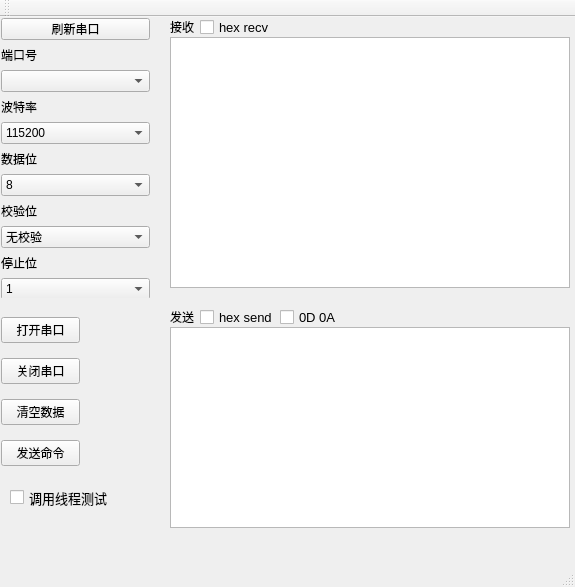
<?xml version="1.0" encoding="UTF-8"?>
<ui version="4.0">
 <class>SerialPort_module0729Class</class>
 <widget class="QMainWindow" name="SerialPort_module0729Class">
  <property name="geometry">
   <rect>
    <x>0</x>
    <y>0</y>
    <width>575</width>
    <height>587</height>
   </rect>
  </property>
  <property name="windowTitle">
   <string>SerialPort_module0729</string>
  </property>
  <widget class="QWidget" name="centralWidget">
   <widget class="QWidget" name="layoutWidget">
    <property name="geometry">
     <rect>
      <x>0</x>
      <y>0</y>
      <width>151</width>
      <height>281</height>
     </rect>
    </property>
    <layout class="QVBoxLayout" name="verticalLayout" stretch="0,1,1,1,1,1,1,1,1,1,1">
     <property name="leftMargin">
      <number>1</number>
     </property>
     <property name="topMargin">
      <number>1</number>
     </property>
     <property name="rightMargin">
      <number>1</number>
     </property>
     <property name="bottomMargin">
      <number>1</number>
     </property>
     <item>
      <widget class="QPushButton" name="refreshbtn">
       <property name="text">
        <string>刷新串口</string>
       </property>
      </widget>
     </item>
     <item>
      <widget class="QLabel" name="label_7">
       <property name="maximumSize">
        <size>
         <width>50</width>
         <height>20</height>
        </size>
       </property>
       <property name="text">
        <string>端口号</string>
       </property>
      </widget>
     </item>
     <item>
      <widget class="QComboBox" name="com"/>
     </item>
     <item>
      <widget class="QLabel" name="label_8">
       <property name="maximumSize">
        <size>
         <width>50</width>
         <height>20</height>
        </size>
       </property>
       <property name="text">
        <string>波特率</string>
       </property>
      </widget>
     </item>
     <item>
      <widget class="QComboBox" name="baudrate">
       <property name="editable">
        <bool>false</bool>
       </property>
       <property name="currentText">
        <string>115200</string>
       </property>
       <property name="currentIndex">
        <number>0</number>
       </property>
       <item>
        <property name="text">
         <string>115200</string>
        </property>
       </item>
       <item>
        <property name="text">
         <string>912600</string>
        </property>
       </item>
       <item>
        <property name="text">
         <string>57600</string>
        </property>
       </item>
       <item>
        <property name="text">
         <string>19200</string>
        </property>
       </item>
       <item>
        <property name="text">
         <string>9600</string>
        </property>
       </item>
       <item>
        <property name="text">
         <string>4800</string>
        </property>
       </item>
       <item>
        <property name="text">
         <string>2400</string>
        </property>
       </item>
      </widget>
     </item>
     <item>
      <widget class="QLabel" name="label_4">
       <property name="maximumSize">
        <size>
         <width>50</width>
         <height>20</height>
        </size>
       </property>
       <property name="text">
        <string>数据位</string>
       </property>
      </widget>
     </item>
     <item>
      <widget class="QComboBox" name="databit">
       <item>
        <property name="text">
         <string>8</string>
        </property>
       </item>
      </widget>
     </item>
     <item>
      <widget class="QLabel" name="label_6">
       <property name="maximumSize">
        <size>
         <width>50</width>
         <height>20</height>
        </size>
       </property>
       <property name="text">
        <string>校验位</string>
       </property>
      </widget>
     </item>
     <item>
      <widget class="QComboBox" name="checkbit">
       <item>
        <property name="text">
         <string>无校验</string>
        </property>
       </item>
       <item>
        <property name="text">
         <string>奇校验</string>
        </property>
       </item>
       <item>
        <property name="text">
         <string>偶校验</string>
        </property>
       </item>
      </widget>
     </item>
     <item>
      <widget class="QLabel" name="label_5">
       <property name="maximumSize">
        <size>
         <width>50</width>
         <height>20</height>
        </size>
       </property>
       <property name="text">
        <string>停止位</string>
       </property>
      </widget>
     </item>
     <item>
      <widget class="QComboBox" name="stopbit">
       <property name="currentText">
        <string>1</string>
       </property>
       <property name="currentIndex">
        <number>0</number>
       </property>
       <property name="maxVisibleItems">
        <number>10</number>
       </property>
       <item>
        <property name="text">
         <string>1</string>
        </property>
       </item>
       <item>
        <property name="text">
         <string>2</string>
        </property>
       </item>
      </widget>
     </item>
    </layout>
   </widget>
   <widget class="QWidget" name="layoutWidget">
    <property name="geometry">
     <rect>
      <x>0</x>
      <y>290</y>
      <width>81</width>
      <height>170</height>
     </rect>
    </property>
    <layout class="QVBoxLayout" name="verticalLayout_3" stretch="1,1,1,1">
     <property name="leftMargin">
      <number>1</number>
     </property>
     <property name="topMargin">
      <number>1</number>
     </property>
     <property name="rightMargin">
      <number>1</number>
     </property>
     <property name="bottomMargin">
      <number>1</number>
     </property>
     <item>
      <widget class="QPushButton" name="open_serial">
       <property name="text">
        <string>打开串口</string>
       </property>
      </widget>
     </item>
     <item>
      <widget class="QPushButton" name="off_serial">
       <property name="text">
        <string>关闭串口</string>
       </property>
      </widget>
     </item>
     <item>
      <widget class="QPushButton" name="clear_button">
       <property name="text">
        <string>清空数据</string>
       </property>
      </widget>
     </item>
     <item>
      <widget class="QPushButton" name="push_button">
       <property name="text">
        <string>发送命令</string>
       </property>
      </widget>
     </item>
    </layout>
   </widget>
   <widget class="QLabel" name="label_2">
    <property name="geometry">
     <rect>
      <x>170</x>
      <y>290</y>
      <width>50</width>
      <height>20</height>
     </rect>
    </property>
    <property name="minimumSize">
     <size>
      <width>50</width>
      <height>20</height>
     </size>
    </property>
    <property name="maximumSize">
     <size>
      <width>50</width>
      <height>20</height>
     </size>
    </property>
    <property name="text">
     <string>发送</string>
    </property>
   </widget>
   <widget class="QTextBrowser" name="send_text_window">
    <property name="geometry">
     <rect>
      <x>170</x>
      <y>310</y>
      <width>400</width>
      <height>201</height>
     </rect>
    </property>
    <property name="minimumSize">
     <size>
      <width>400</width>
      <height>100</height>
     </size>
    </property>
    <property name="maximumSize">
     <size>
      <width>600</width>
      <height>1000</height>
     </size>
    </property>
    <property name="font">
     <font>
      <pointsize>10</pointsize>
     </font>
    </property>
    <property name="readOnly">
     <bool>false</bool>
    </property>
   </widget>
   <widget class="QLabel" name="label">
    <property name="geometry">
     <rect>
      <x>170</x>
      <y>0</y>
      <width>50</width>
      <height>20</height>
     </rect>
    </property>
    <property name="minimumSize">
     <size>
      <width>50</width>
      <height>20</height>
     </size>
    </property>
    <property name="maximumSize">
     <size>
      <width>50</width>
      <height>20</height>
     </size>
    </property>
    <property name="text">
     <string>接收</string>
    </property>
   </widget>
   <widget class="QTextBrowser" name="receive_text_window">
    <property name="geometry">
     <rect>
      <x>170</x>
      <y>20</y>
      <width>400</width>
      <height>251</height>
     </rect>
    </property>
    <property name="minimumSize">
     <size>
      <width>400</width>
      <height>100</height>
     </size>
    </property>
    <property name="maximumSize">
     <size>
      <width>600</width>
      <height>1000</height>
     </size>
    </property>
    <property name="font">
     <font>
      <pointsize>10</pointsize>
     </font>
    </property>
    <property name="readOnly">
     <bool>true</bool>
    </property>
   </widget>
   <widget class="QCheckBox" name="ishex_recv">
    <property name="geometry">
     <rect>
      <x>200</x>
      <y>0</y>
      <width>79</width>
      <height>21</height>
     </rect>
    </property>
    <property name="font">
     <font>
      <pointsize>10</pointsize>
     </font>
    </property>
    <property name="acceptDrops">
     <bool>false</bool>
    </property>
    <property name="text">
     <string>hex recv</string>
    </property>
   </widget>
   <widget class="QCheckBox" name="ishex_send">
    <property name="geometry">
     <rect>
      <x>200</x>
      <y>290</y>
      <width>79</width>
      <height>21</height>
     </rect>
    </property>
    <property name="font">
     <font>
      <pointsize>10</pointsize>
     </font>
    </property>
    <property name="acceptDrops">
     <bool>false</bool>
    </property>
    <property name="text">
     <string>hex send</string>
    </property>
   </widget>
   <widget class="QCheckBox" name="isuse_thread">
    <property name="geometry">
     <rect>
      <x>10</x>
      <y>470</y>
      <width>121</width>
      <height>21</height>
     </rect>
    </property>
    <property name="font">
     <font>
      <pointsize>10</pointsize>
     </font>
    </property>
    <property name="acceptDrops">
     <bool>false</bool>
    </property>
    <property name="text">
     <string>调用线程测试</string>
    </property>
   </widget>
   <widget class="QCheckBox" name="isadd_rn">
    <property name="geometry">
     <rect>
      <x>280</x>
      <y>290</y>
      <width>79</width>
      <height>21</height>
     </rect>
    </property>
    <property name="font">
     <font>
      <pointsize>10</pointsize>
     </font>
    </property>
    <property name="acceptDrops">
     <bool>false</bool>
    </property>
    <property name="text">
     <string>0D 0A</string>
    </property>
   </widget>
  </widget>
  <widget class="QMenuBar" name="menuBar">
   <property name="geometry">
    <rect>
     <x>0</x>
     <y>0</y>
     <width>575</width>
     <height>22</height>
    </rect>
   </property>
  </widget>
  <widget class="QToolBar" name="mainToolBar">
   <attribute name="toolBarArea">
    <enum>TopToolBarArea</enum>
   </attribute>
   <attribute name="toolBarBreak">
    <bool>false</bool>
   </attribute>
  </widget>
  <widget class="QStatusBar" name="statusBar"/>
 </widget>
 <layoutdefault spacing="6" margin="11"/>
 <resources>
  <include location="SerialPort_module0729.qrc"/>
 </resources>
 <connections/>
</ui>
